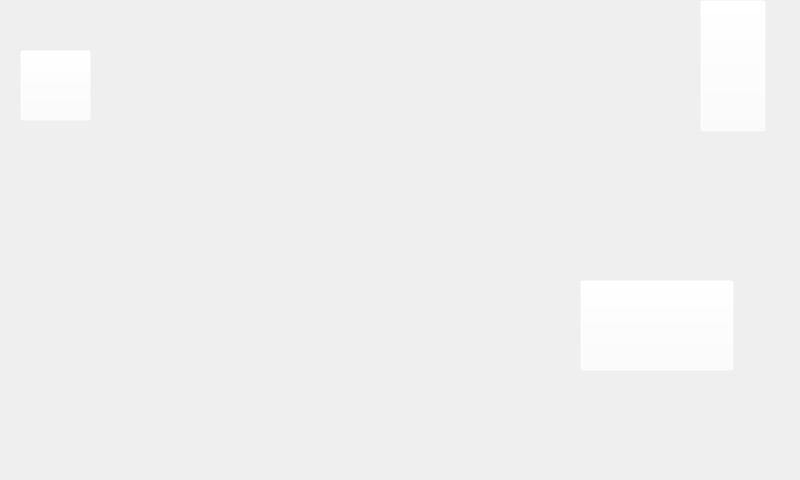
<?xml version="1.0" encoding="UTF-8"?>
<ui version="4.0">
 <class>Welcom</class>
 <widget class="QWidget" name="Welcom">
  <property name="geometry">
   <rect>
    <x>0</x>
    <y>0</y>
    <width>800</width>
    <height>480</height>
   </rect>
  </property>
  <property name="windowTitle">
   <string>Form</string>
  </property>
  <widget class="QPushButton" name="btnWelcom">
   <property name="geometry">
    <rect>
     <x>580</x>
     <y>280</y>
     <width>154</width>
     <height>91</height>
    </rect>
   </property>
   <property name="styleSheet">
    <string notr="true">background-image:url(:/imgs/btnEnter.png);
background-color:rgba(255, 255, 255, 0)</string>
   </property>
   <property name="text">
    <string/>
   </property>
  </widget>
  <widget class="QPushButton" name="btnAbout">
   <property name="geometry">
    <rect>
     <x>20</x>
     <y>50</y>
     <width>71</width>
     <height>71</height>
    </rect>
   </property>
   <property name="styleSheet">
    <string notr="true">background-image:url(:/imgs/btnAbout.png);
background-color:rgba(255, 255, 255, 0)</string>
   </property>
   <property name="text">
    <string/>
   </property>
  </widget>
  <widget class="QPushButton" name="btnExit">
   <property name="geometry">
    <rect>
     <x>700</x>
     <y>0</y>
     <width>66</width>
     <height>132</height>
    </rect>
   </property>
   <property name="styleSheet">
    <string notr="true">background-image:url(:/imgs/btnExit.png);
background-color:rgba(255, 255, 255, 0)</string>
   </property>
   <property name="text">
    <string/>
   </property>
  </widget>
  <widget class="QLabel" name="labelBack">
   <property name="geometry">
    <rect>
     <x>0</x>
     <y>0</y>
     <width>800</width>
     <height>480</height>
    </rect>
   </property>
   <property name="text">
    <string/>
   </property>
   <property name="pixmap">
    <pixmap resource="source.qrc">:/imgs/backWelcom.PNG</pixmap>
   </property>
   <property name="wordWrap">
    <bool>true</bool>
   </property>
  </widget>
  <zorder>labelBack</zorder>
  <zorder>btnWelcom</zorder>
  <zorder>btnAbout</zorder>
  <zorder>btnExit</zorder>
 </widget>
 <resources>
  <include location="source.qrc"/>
 </resources>
 <connections/>
</ui>
